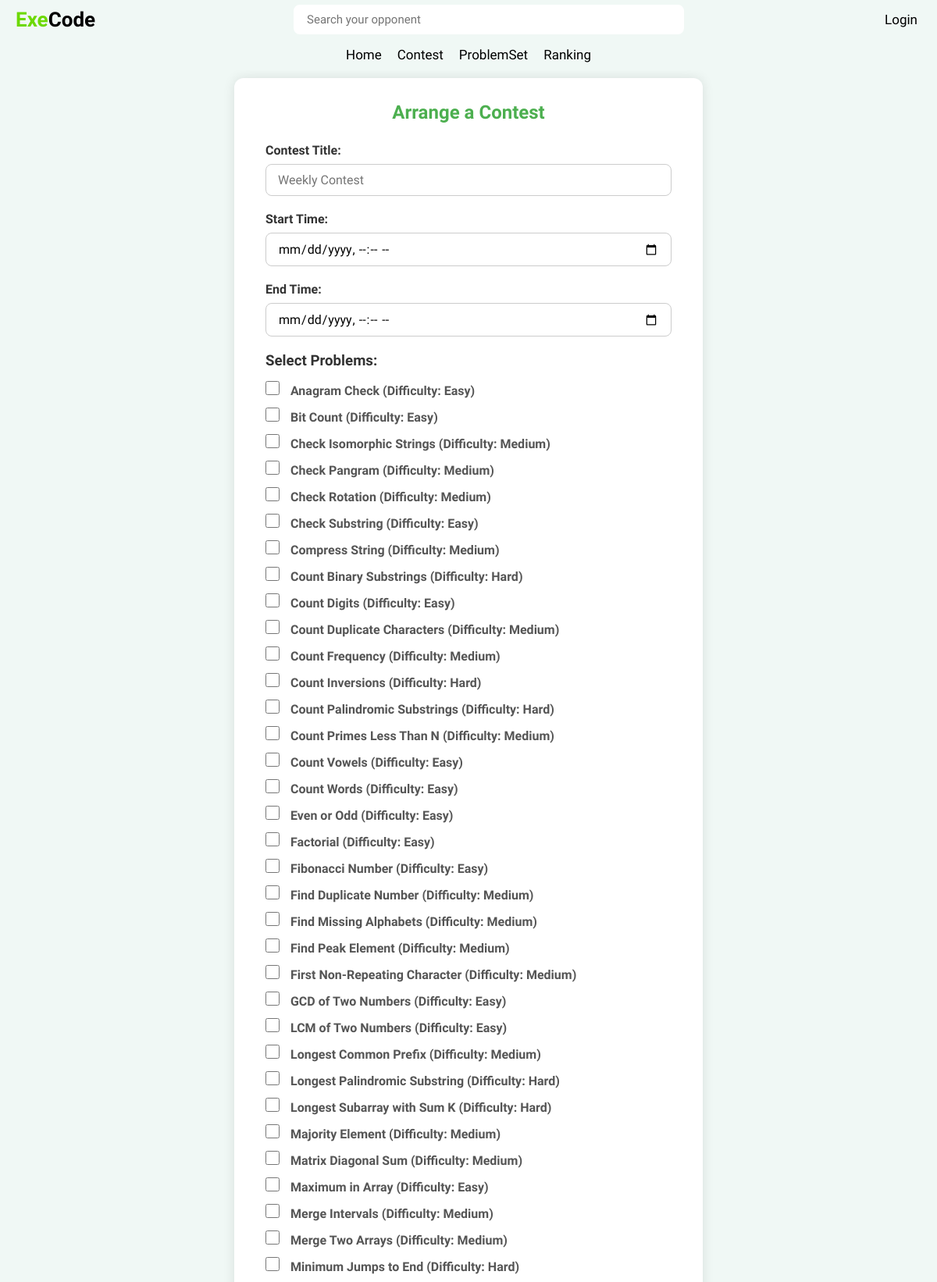
The page /Admin/arrange_contest.php (upper part) on the database its author committed.
### tables this page shows
CREATE TABLE `problem_set` (
  `id` int(11) NOT NULL,
  `title` varchar(255) DEFAULT NULL,
  `description` text DEFAULT NULL,
  `input` text DEFAULT NULL,
  `output` text DEFAULT NULL,
  `input_format` text DEFAULT NULL,
  `output_format` text DEFAULT NULL,
  `difficulty` enum('Easy','Medium','Hard') DEFAULT NULL
);

### Admin/arrange_contest.php (the view, shortened to what this page needs)
<?php
include("../Include/Connection.php");
$sql = "SELECT * FROM problem_set ORDER BY title ASC";
$result = $conn->query($sql);
?>
<!DOCTYPE html>
<html lang="en">
<head>
    <link rel="stylesheet" href="../Include/Navbar.css" />
    <link rel="stylesheet" href="arrange_contest.css" />
</head>
<body>
    <?php include("../Include/Navbar.php"); ?>
    <div class="container">
        <h2>Arrange a Contest</h2>
        <form action="create_contest.php" method="POST">
            <label for="title">Contest Title:</label>
            <input type="text" name="title" id="title" required placeholder="Weekly Contest"/>
            <label for="start_time">Start Time:</label>
            <input type="datetime-local" name="start_time" id="start_time" required />
            <label for="end_time">End Time:</label>
            <input type="datetime-local" name="end_time" id="end_time" required />
            <h3>Select Problems:</h3>
            <?php while ($row = $result->fetch_assoc()): ?>
                <div class="problem-checkbox">
                    <input type="checkbox" id="problem-<?= $row['id'] ?>" name="selected_problems[]" value="<?= $row['id'] ?>" />
                    <label for="problem-<?= $row['id'] ?>" style="display: inline;">
                        <?= htmlspecialchars($row['title']) ?> (Difficulty: <?= htmlspecialchars($row['difficulty']) ?>)
                    </label>
                </div>
            <?php endwhile; ?>
        </form>
    </div>
</body>
</html>

### Include/Navbar.css (style rules this page uses)
* { margin: 0; padding: 0; box-sizing: border-box; font-family: "Ubuntu", sans-serif; }

### Admin/arrange_contest.css (style rules this page uses)
* { padding: 0; margin: 0; box-sizing: border-box; }
body { margin-top: 100px; font-family: Arial, sans-serif; background-color: #f0f8f5; }
.container { width: 50%; margin: auto; background: white; padding: 30px 40px; border-radius: 12px; box-shadow: 0 0 15px rgba(0,0,0,0.1); text-align: left; }
h2 { text-align: center; color: #4caf4f; margin-bottom: 25px; }
form label { display: block; font-weight: 600; margin-bottom: 8px; color: #333; }
form input[type="text"], form input[type="datetime-local"] { width: 100%; padding: 10px 15px; margin-bottom: 20px; border-radius: 8px; border: 1.5px solid #ccc; font-size: 16px; transition: border-color 0.3s ease; }
h3 { color: #333; margin-bottom: 15px; }
.problem-checkbox { margin-bottom: 12px; }
.problem-checkbox input[type="checkbox"] { margin-right: 10px; width: 18px; height: 18px; cursor: pointer; }
.problem-checkbox label { cursor: pointer; font-size: 16px; color: #555; }

### rows shown on the page
problem_set: title "Anagram Check", difficulty "Easy"
problem_set: title "Bit Count", difficulty "Easy"
problem_set: title "Check Isomorphic Strings", difficulty "Medium"
problem_set: title "Check Pangram", difficulty "Medium"
problem_set: title "Check Rotation", difficulty "Medium"
problem_set: title "Check Substring", difficulty "Easy"
problem_set: title "Compress String", difficulty "Medium"
problem_set: title "Count Binary Substrings", difficulty "Hard"
problem_set: title "Count Digits", difficulty "Easy"
problem_set: title "Count Duplicate Characters", difficulty "Medium"
problem_set: title "Count Frequency", difficulty "Medium"
problem_set: title "Count Inversions", difficulty "Hard"
problem_set: title "Count Palindromic Substrings", difficulty "Hard"
problem_set: title "Count Primes Less Than N", difficulty "Medium"
problem_set: title "Count Vowels", difficulty "Easy"
problem_set: title "Count Words", difficulty "Easy"
problem_set: title "Even or Odd", difficulty "Easy"
problem_set: title "Factorial", difficulty "Easy"
problem_set: title "Fibonacci Number", difficulty "Easy"
problem_set: title "Find Duplicate Number", difficulty "Medium"
problem_set: title "Find Missing Alphabets", difficulty "Medium"
problem_set: title "Find Peak Element", difficulty "Medium"
problem_set: title "First Non-Repeating Character", difficulty "Medium"
problem_set: title "GCD of Two Numbers", difficulty "Easy"
problem_set: title "LCM of Two Numbers", difficulty "Easy"
problem_set: title "Longest Common Prefix", difficulty "Medium"
problem_set: title "Longest Palindromic Substring", difficulty "Hard"
problem_set: title "Longest Subarray with Sum K", difficulty "Hard"
problem_set: title "Majority Element", difficulty "Medium"
problem_set: title "Matrix Diagonal Sum", difficulty "Medium"
problem_set: title "Maximum in Array", difficulty "Easy"
problem_set: title "Merge Intervals", difficulty "Medium"
problem_set: title "Merge Two Arrays", difficulty "Medium"
problem_set: title "Minimum Jumps to End", difficulty "Hard"
